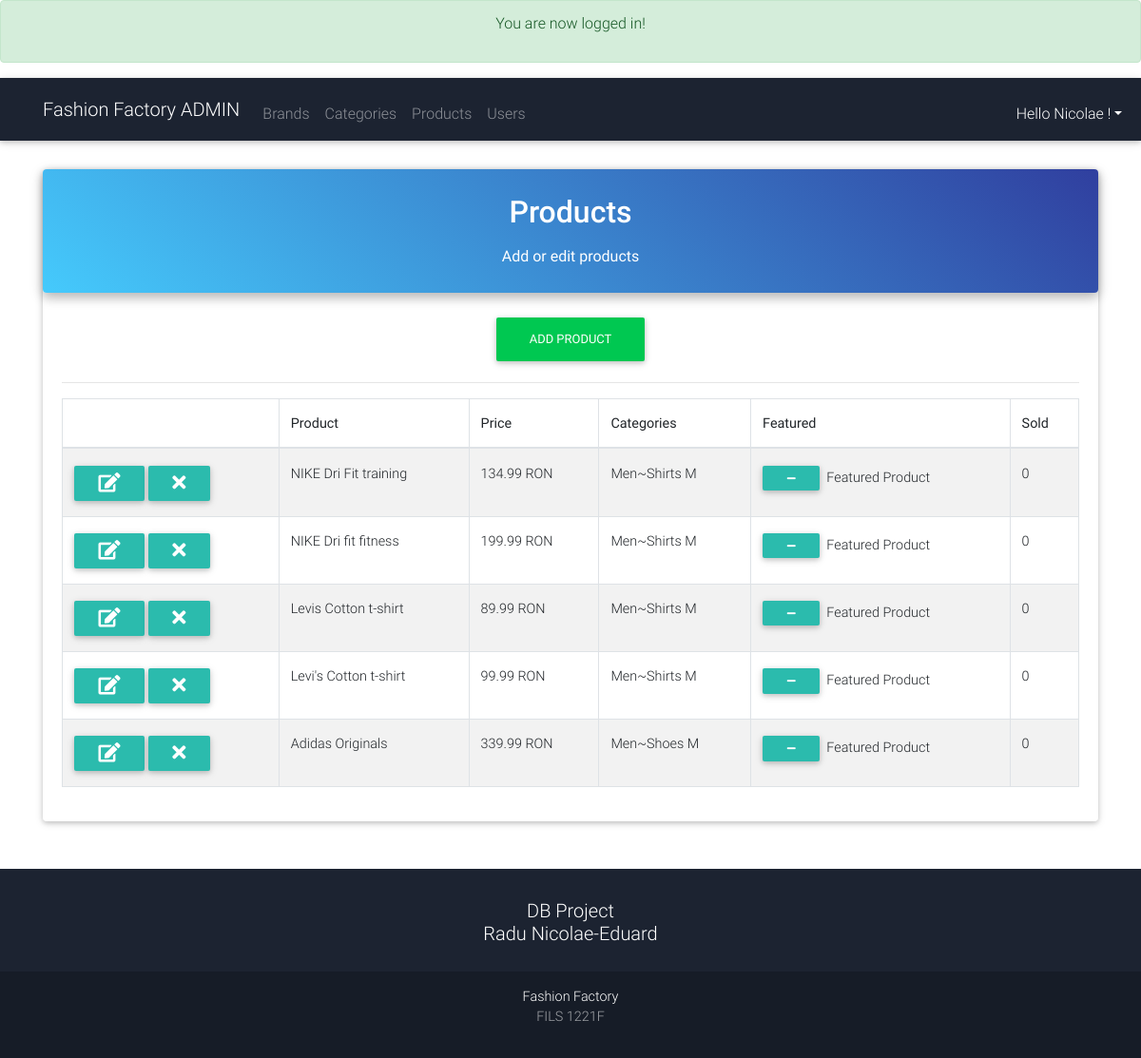
/admin/products.php (signed in), run on the app's committed database.
### tables this page shows
CREATE TABLE `products` (
  `id` int(11) NOT NULL,
  `title` varchar(255) NOT NULL,
  `price` decimal(10,2) NOT NULL,
  `list_price` decimal(10,2) NOT NULL,
  `brand` int(11) NOT NULL,
  `categories` varchar(255) NOT NULL,
  `image` varchar(255) NOT NULL,
  `description` text NOT NULL,
  `featured` tinyint(4) NOT NULL DEFAULT 0,
  `sizes` text NOT NULL,
  `deleted` tinyint(4) NOT NULL DEFAULT 0
);

### helpers/helpers.php (called while the page is built, shortened)
<?php
    function money($number){
        return number_format($number,2).' '.'RON';
    }

### admin/products.php (the view, shortened to what this page needs)
<?php
require_once $_SERVER['DOCUMENT_ROOT']. '/tutorial/core/init.php';
include 'includes/head.php';
include 'includes/nav.php';
if (isset($_GET['add']) || isset($_GET['edit'])) {
$brandQuery = $db->query("SELECT * FROM brand ORDER BY brand ");
$parentQuery = $db->query("SELECT * FROM categories WHERE parent = 0 ORDER BY category");
$title = ((isset($_POST['title'])&& $_POST['title'] != '')?sanitize($_POST['title']):'');
$sizes = ((isset($_POST['sizes'])&& $_POST['sizes'] != '')?sanitize($_POST['sizes']):'');
$brand = ((isset($_POST['brand']) && !empty($_POST['brand']))?sanitize($_POST['brand']):'');
$parent = ((isset($_POST['parent']) && !empty($_POST['parent']))?sanitize($_POST['parent']):'');
$category = ((isset($_POST['child'])) && !empty($_POST['child'])?sanitize($_POST['child']):'');
$price = ((isset($_POST['price'])&& $_POST['price'] != '')?sanitize($_POST['price']):'');
$list_price = ((isset($_POST['list_price'])&& $_POST['list_price'] != '')?sanitize($_POST['list_price']):'');
$description = ((isset($_POST['description'])&& $_POST['description'] != '')?sanitize($_POST['description']):'');
$sizes = rtrim($sizes,',');
$saved_image = '';
    if (isset($_GET['edit'])) {
        $edit_id = (int)$_GET['edit'];
        $productResult = $db->query("SELECT * FROM products WHERE id = '$edit_id'");
        $product = mysqli_fetch_assoc($productResult);
        if (isset($_GET['delete_image'])) {
            $image_url = $_SERVER['DOCUMENT_ROOT'].$product['image'];
          unlink($image_url);
          $db->query("UPDATE products SET image = '' WHERE id ='$edit_id'");
          header('Location: products.php?edit='.$edit_id);
        }
        $category =((isset($_POST['child']) && $_POST['child'] != '')?sanitize($_POST['child']):$product['categories']);
        $title = ((isset($_POST['title']) && !empty($_POST['title']))?sanitize($_POST['title']):$product['title']);
        $sizes = ((isset($_POST['sizes']) && !empty($_POST['sizes']))?sanitize($_POST['sizes']):$product['sizes']);
        $price = ((isset($_POST['price']) && !empty($_POST['price']))?sanitize($_POST['price']):$product['price']);
        $list_price = ((isset($_POST['list_price']) && !empty($_POST['list_price']))?sanitize($_POST['list_price']):$product['list_price']);
        $description = ((isset($_POST['description']) && !empty($_POST['description']))?sanitize($_POST['description']):$product['description']);
        $brand = ((isset($_POST['brand']) && !empty($_POST['brand']))?sanitize($_POST['brand']):$product['brand']);
        $parentQ = $db->query("SELECT * FROM categories WHERE id = '$category'");
        $parentResult = mysqli_fetch_assoc($parentQ);
        $parent = ((isset($_POST['parent']) && !empty($_POST['parent']))?sanitize($_POST['parent']):$parentResult['parent']);
        $sizes = rtrim($sizes,',');
        $saved_image = (($product['image'] != '')?$product['image']:'');
        $dbpath = $saved_image;
    }
    if (!empty($sizes)) {
        $sizeString = sanitize($sizes);
        $sizeString = rtrim($sizeString,',');
        $sizesArray = explode(',',$sizeString);
        $sArray = array();
        $qArray = array();
        foreach ($sizesArray as $ss) {
            $s = explode(':', $ss);
            $sArray[] = $s[0];
            $qArray[] = $s[1];
        }
    }else{$sizesArray = array();}
if ($_POST) {
    $dbpath ='';
    $errors = array();
    $required = array('title', 'brand', 'price', 'parent', 'child', 'sizes');
    foreach ($required as $field ) {
        if ($_POST[$field] == '') {
            $errors[] = 'All Fields With an Astrisk are required.';
        break;
        }
    }
    if (!empty($_FILES)) {
        $photo = $_FILES['photo'];
        $name = $photo['name'];
        $nameArray = explode('.',$name);
        $fileName = $nameArray[0];
        $fileExt = $nameArray[1];
        $mime = explode('/',$photo['type']);
        $mimeType = $mime[0];
        $mimeExt = $mime[1];
        $tmpLoc = $photo['tmp_name'];
        $fileSize = $photo['size'];
        $allowed = array('png','jpg','jpeg','gif');
        $uploadName = md5(microtime()).'.'.$fileExt;
        $uploadPath = BASEURL.'images/products/'.$uploadName;
        $dbpath = '/tutorial/images/products/'.$uploadName;
        if ($mimeType != 'image') {
            $errors[] = 'The file must be a image';
        }
        if (!in_array($fileExt, $allowed)) {
            $errors[] = 'The photo must be  png ,jpg ,jpeg or gif';
        }
        if ($fileSize > 25000000) {
            $errors[] ='The file size must be under 25mb';
        }
        if ($fileExt != $mimeExt && ($mimeExt == 'jpeg' && $fileExt != 'jpg')) {
            $errors[] = 'File extention does not match the file.';
        }
    }
    if (!empty($errors)) {
        echo display_errors($errors);
    }else {
        move_uploaded_file($tmpLoc,$uploadPath);
        $insertSql = "INSERT INTO products (`title`,`price`,`list_price`,`brand`,`categories`,`sizes`,`image`,`description`)
        VALUES ('$title','$price','$list_price','$brand','$category','$sizes','$dbpath','$description')";
        if(isset($_GET['edit'])){
            $insertSQL = "UPDATE products SET `title` = '$title', `price` = '$price', `list_price` = '$list_price',
            `brand` ='$brand', `categories` ='$category', `sizes` = '$sizes', `image` = '$dbpath', `description` = 'description'
            WHERE id = '$edit_id'";
        }
        $db->query($insertSql);
        header('Location: products.php');
    }
}
?>
<div class="container">
<div class="card card-cascade" style="margin-top:30px;">
<div class="view view-cascade gradient-card-header blue-gradient">
  <h2 class="card-header-title mb-3"><?=((isset($_GET['edit']))?'Edit':'Add A New');?> Product</h2>
</div>
<div class="card-body card-body-cascade text-center">
<form action="products.php?<?=((isset($_GET['edit']))?'edit='.$edit_id:'add=1');?>" method="POST" enctype="multipart/form-data">
<div class="containe">
    <div class="form-group col-md-3">
        <label for="title">Title*:</label>
        <input type="text" class="form-control" name="title" id="title" value="<?=$title;?>">
    </div>
    <div class="form-group col-md-3">
        <label for="brand">Brand*:</label>
        <select class=" browser-default custom-select" name="brand" id="brand">
            <option value=""<?=(($brand == '')?' selected':'');?>></option>
            <?php while($b = mysqli_fetch_assoc($brandQuery)):?>
            <option value="<?=$b['id']?>"<?=(($brand == $b['id'])?' selected':'');?>><?=$b['brand'];?></option>
            <?php endwhile; ?>
        </select>
    </div>
    <div class = "form-group col-md-3">
        <label for="parent">Parent Category*:</label>
        <select name="parent" class="browser-default custom-select"id="parent">
            <option value=""<?=(($parent == '')?' selected':'');?>></option>
            <?php while($p = mysqli_fetch_assoc($parentQuery)):?>
            <option value="<?=$p['id'];?>"<?=(($parent == $p['id'])?'selected':'');?>><?=$p['category'];?></option>
            <?php endwhile; ?>
        </select>
    </div>
    <div class="form-group col-md-3">
                <label for="child">Child Category*: </label>
                <select name="child" class="browser-default custom-select"id="child">
                </select>
    </div>
    <div class="form-group col-md-3">
                <label for="price">Price*: </label>
                <input type="text" id="price" name="price" class="form-control" value="<?=$price;?>">
    </div>
    <div class="form-group col-md-3">
                <label for="list_price">List Price: </label>
                <input type="text" id="list_price" name="list_price" class="form-control" value="<?=$list_price;?>">
    </div>
    <div class="form-group col-md-3">
        <label for="">Quantity & Sizes*: </label>
        <button class=" btn btn-xs btn-default form-control" onclick="jQuery('#sizesModal').modal('toggle');return false;">Quantity & Sizes</button>
    </div>
    <div class="form-group col-md-3">
        <label for="sizes">Sizes & Qty Preview</label>
        <input type="text" name="sizes" class="form-control"id="sizes" value="<?=$sizes;?>" readonly>
    </div>
    <div class="form-group col-md-6">
    <?php if($saved_image != ''):?>
        <div class="saved-image "><img src="<?=$saved_image;?>" alt="saved image" style="width: 200px;height: auto;"></div><br>
        <a href="products.php?delete_image=1&edit=<?=$edit_id;?>" class="text-danger">Delete image</a>
    <?php else:?>
        <label for="photo">Product Photo*: </label>
        <input type="file" name="photo" id="photo" class="form-control">
        <?php endif ;?>
    </div>
    <div class="form-group col-md-6">
                <label for="description">Description</label>
                <textarea name="description" id="description" class="form-control"cols="30" rows="6"><?=$description;?></textarea>
    </div>
    <div class="form-group pull-right">
        <a href="products.php" class="btn btn-outline-danger btn-rounded waves-effect">Cancel</a>
        <input type="submit" value="<?=((isset($_GET['edit']))?'Edit':'Add');?> Product" class=" btn btn-success btn-rounded waves-effect">
    </div><div class="clearfix"></div>
    </div>
</form>
<style>
    /* .modal-backdrop {
    z-index: 1040 !important;
}
.modal-dialog {
    margin: 2px auto;
    z-index: 1100 !important;
} */
.containe{
    display:flex;
    flex-wrap:wrap;
}
</style>
<div class="modal fade" id="sizesModal" tabindex="-1" role="dialog" aria-labelledby="sizesModalLabel" data-backdrop="false">
  <div class="modal-dialog modal-lg" role="document">
    <div class="modal-content">
      <div class="modal-header">
        <h4 class="modal-title" id="sizesModalLabel">Size & Quantity</h4>
      </div>
      <div class="modal-body">
      <div class="containe">
        <?php for($i=1; $i <= 12; $i++):?>
            <div class="form-group col-md-4">
                <label for="size<?=$i;?>">Size:</label>
                <input type="text" name="size<?=$i;?>" id="size<?=$i;?>" value="<?=((!empty($sArray[$i-1]))?$sArray[$i-1]:'');?>" class="form-control">
            </div>
            <div class="form-group col-md-2">
                <label for="qty<?=$i;?>">Quantity:</label>
                <input type="number" name="qty<?=$i;?>" id="qty<?=$i;?>" value="<?=((!empty($qArray[$i-1]))?$qArray[$i-1]:'');?>" min="0" class="form-control">
            </div>
        <?php endfor; ?>
        </div>
      </div>
      <div class="modal-footer">
        <button type="button" class="btn btn-default" data-dismiss="modal">Close</button>
        <button type="button" class="btn btn-primary" onclick="UpdateSizes();jQuery('#sizesModal').modal('toggle');return false;">Save changes</button>
      </div>
    </div>
  </div>
</div>
</div>
</div>
</div>
<?php } else {
$sql = "SELECT * FROM products WHERE deleted = 0";
$presults = $db->query($sql);
?>
<div class="container">
<div class="card card-cascade" style="margin-top:30px;">
<div class="view view-cascade gradient-card-header blue-gradient">
  <h2 class="card-header-title mb-3">Products</h2>
  <p class="card-header-subtitle mb-0">Add or edit products</p>
</div>
<div class="card-body card-body-cascade text-center">
    <a href="products.php?add=1" class="btn btn-success" id="add-product-btn" style="" >Add Product</a><div class="clearfix"></div>
<hr>
<table class="table table-bordered table-condensed table-striped">
    <thead>
        <th></th>
        <th>Product</th>
        <th>Price</th>
        <th>Categories</th>
        <th>Featured</th>
        <th>Sold</th>
    </thead>
    <tbody>
        <?php while($product = mysqli_fetch_assoc($presults)):
                $childID = $product['categories'];
                $catSql = "SELECT * FROM categories WHERE id = '$childID'";
                $result = $db->query($catSql);
                $child = mysqli_fetch_assoc($result);
                $parentID = $child['parent'];
                $pSql = "SELECT * FROM categories WHERE id ='$parentID'";
                $presult = $db->query($pSql);
                $parent = mysqli_fetch_assoc($presult);
                $category = $parent['category'].'~'.$child['category'];
            ?>
            <tr>
                <td>
                    <a href="products.php?edit=<?=$product['id'];?>" class="btn btn-sm btn-default"><i class="fas fa-edit fa-2x"></i></a>
                    <a href="products.php?delete=<?=$product['id'];?>" class="btn btn-sm btn-default"><i class="fas fa-times fa-2x"></i></a>
                </td>
                <td><?=$product['title'];?></td>
                <td><?=money($product['price']);?></td>
                <td><?=$category;?></td>
                    <td><a href="products.php?featured=<?=(($product['featured'] == 0)?'1':'0');?>&id=<?=$product['id'];?>" class="btn btn-sm btn-default">
                    <span class="fas fa-<?=(($product['featured'] ==1)?'minus':'plus');?>"></span>
                    </a>&nbsp <?=(($product['featured'] == 1)?'Featured Product':'');?></td>
                <td>0</td>
            </tr>
        <?php endwhile;?>
    </tbody>
</table>
        </div>
</div>
</div>
<?php }
include 'includes/footer.php';
?>

### data on the page
products: title "NIKE Dri Fit training", price "134.99 RON", category "Men~Shirts M", featured 1 (drawn)
products: title "NIKE Dri fit fitness", price "199.99 RON", category "Men~Shirts M", featured 1 (drawn)
products: title "Levis Cotton t-shirt", price "89.99 RON", category "Men~Shirts M", featured 1 (drawn)
products: title "Levi's Cotton t-shirt", price "99.99 RON", category "Men~Shirts M", featured 1 (drawn)
products: title "Adidas Originals", price "339.99 RON", category "Men~Shoes M", featured 1 (drawn)

### other printed values
$_SESSION['success_flash'] "You are now logged in!"
$user_data['first'] "Nicolae"
